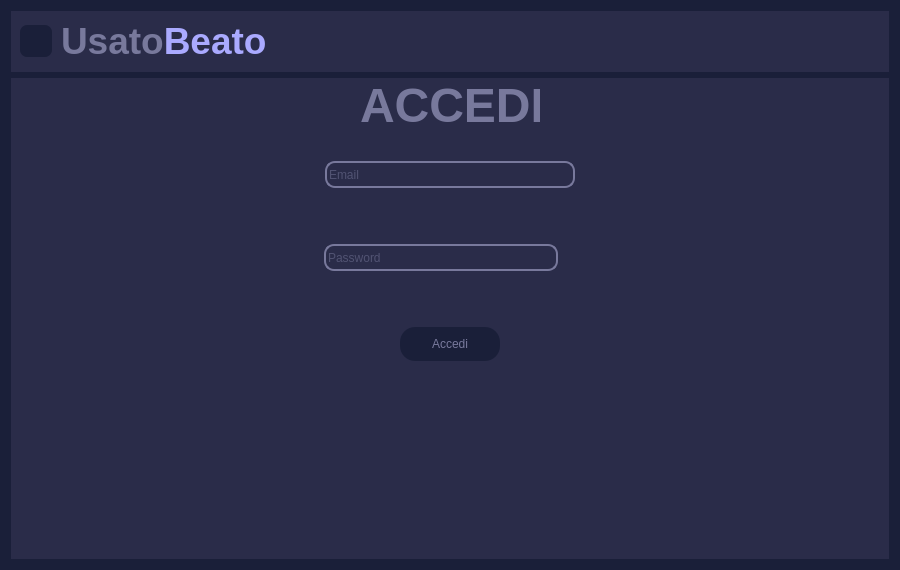
<?xml version="1.0" encoding="UTF-8"?>
<ui version="4.0">
 <class>Form</class>
 <widget class="QWidget" name="Form">
  <property name="geometry">
   <rect>
    <x>0</x>
    <y>0</y>
    <width>900</width>
    <height>570</height>
   </rect>
  </property>
  <property name="windowTitle">
   <string>Form</string>
  </property>
  <property name="styleSheet">
   <string notr="true">
*{
color: #78799c;
border: none;
}

#frame_2, #frame_5{
	background-color: #2a2c49;
}

#mainBody,#Form, #frame{
	background-color: #1a1f39;
}

QLineEdit{
	background-color:transparent;
}

#searchFrame, QLineEdit{
	border-radius: 10px;
	border: 2px solid #78799c;
}

#appHeader{
	color:#78799c;
}

#prodottiHeader{
	color:  #a06ce3;
}

#avantiarw{
	border: 1px solid #a06ce3;
	background-color: #a06ce3 ;
	border-radius: 5px;
	
}

#finestreSecondarie{
	background-color: #2a2c49;
	border: solid;
	border-radius: 20px;
}

QLabel{
	color:#78799c;
}

#mainFrame{
	background-color: #2a2c49;
}

#homeBtn{
	color:#78799c;
	background-color:#1a1f39;
	padding : 10px 5px;
	text-align:left;
	border-top-left-radius:25px;
}

QPushButton{
	padding : 10px 5px;
	text-align:left;
	color:#78799c;
	font: 10pt &quot;Leelawadee UI&quot;;
}


#frame_3{
	background-color:#2a2c49;
	border: solid;
	border-radius: 20px;
}
QTableWidget{
	background-color:#2a2c49;
	border: solid;
}
#leftMenu,#frame{
background-color: #2a2c49;
}
#confermaBtn{
	color:#78799c;
	background-color:#1a1f39;
	padding : 10px 5px;
	text-align:center;
	border-radius: 15px;
}
#confermaBtn:pressed,#indietroBtn:pressed{
background-color: rgba(26, 31, 57,150);
}
#indietroBtn{
background-color: #1a1f39;
border-radius: 7px;
}
#toggleEchoBtn{
	text-align:center;
}
</string>
  </property>
  <layout class="QVBoxLayout" name="verticalLayout">
   <item>
    <widget class="QFrame" name="frame_2">
     <property name="maximumSize">
      <size>
       <width>16777215</width>
       <height>70</height>
      </size>
     </property>
     <property name="frameShape">
      <enum>QFrame::StyledPanel</enum>
     </property>
     <property name="frameShadow">
      <enum>QFrame::Raised</enum>
     </property>
     <layout class="QHBoxLayout" name="horizontalLayout">
      <property name="spacing">
       <number>9</number>
      </property>
      <item>
       <widget class="QPushButton" name="indietroBtn">
        <property name="maximumSize">
         <size>
          <width>32</width>
          <height>32</height>
         </size>
        </property>
        <property name="cursor">
         <cursorShape>PointingHandCursor</cursorShape>
        </property>
        <property name="text">
         <string/>
        </property>
        <property name="icon">
         <iconset resource="resources.qrc">
          <normaloff>:/purpleIcons/assets/#78799c(purple) icons/arrow-left.svg</normaloff>:/purpleIcons/assets/#78799c(purple) icons/arrow-left.svg</iconset>
        </property>
        <property name="iconSize">
         <size>
          <width>24</width>
          <height>24</height>
         </size>
        </property>
       </widget>
      </item>
      <item>
       <widget class="QLabel" name="applicationName">
        <property name="text">
         <string>&lt;html&gt;&lt;head/&gt;&lt;body&gt;&lt;p&gt;&lt;span style=&quot; font-size:28pt; font-weight:600;&quot;&gt;Usato&lt;/span&gt;&lt;span style=&quot; font-size:28pt; font-weight:600; color:#aaaaff;&quot;&gt;Beato&lt;/span&gt;&lt;/p&gt;&lt;/body&gt;&lt;/html&gt;</string>
        </property>
        <property name="alignment">
         <set>Qt::AlignLeading|Qt::AlignLeft|Qt::AlignVCenter</set>
        </property>
       </widget>
      </item>
     </layout>
    </widget>
   </item>
   <item>
    <widget class="QFrame" name="frame">
     <property name="frameShape">
      <enum>QFrame::StyledPanel</enum>
     </property>
     <property name="frameShadow">
      <enum>QFrame::Raised</enum>
     </property>
     <layout class="QVBoxLayout" name="verticalLayout_2">
      <property name="spacing">
       <number>28</number>
      </property>
      <property name="leftMargin">
       <number>0</number>
      </property>
      <property name="topMargin">
       <number>0</number>
      </property>
      <property name="rightMargin">
       <number>0</number>
      </property>
      <property name="bottomMargin">
       <number>0</number>
      </property>
      <item alignment="Qt::AlignHCenter|Qt::AlignTop">
       <widget class="QLabel" name="label">
        <property name="sizePolicy">
         <sizepolicy hsizetype="Preferred" vsizetype="MinimumExpanding">
          <horstretch>0</horstretch>
          <verstretch>0</verstretch>
         </sizepolicy>
        </property>
        <property name="maximumSize">
         <size>
          <width>180</width>
          <height>100</height>
         </size>
        </property>
        <property name="text">
         <string>&lt;html&gt;&lt;head/&gt;&lt;body&gt;&lt;p align=&quot;center&quot;&gt;&lt;span style=&quot; font-size:36pt; font-weight:700;&quot;&gt;ACCEDI&lt;/span&gt;&lt;/p&gt;&lt;/body&gt;&lt;/html&gt;</string>
        </property>
       </widget>
      </item>
      <item>
       <widget class="QWidget" name="widget" native="true">
        <property name="sizePolicy">
         <sizepolicy hsizetype="Expanding" vsizetype="Expanding">
          <horstretch>0</horstretch>
          <verstretch>0</verstretch>
         </sizepolicy>
        </property>
        <property name="minimumSize">
         <size>
          <width>400</width>
          <height>200</height>
         </size>
        </property>
        <property name="maximumSize">
         <size>
          <width>16777215</width>
          <height>200</height>
         </size>
        </property>
        <layout class="QVBoxLayout" name="verticalLayout_4">
         <property name="spacing">
          <number>5</number>
         </property>
         <property name="leftMargin">
          <number>0</number>
         </property>
         <property name="topMargin">
          <number>0</number>
         </property>
         <property name="rightMargin">
          <number>0</number>
         </property>
         <property name="bottomMargin">
          <number>0</number>
         </property>
         <item alignment="Qt::AlignHCenter">
          <widget class="QLineEdit" name="emailEd">
           <property name="minimumSize">
            <size>
             <width>250</width>
             <height>27</height>
            </size>
           </property>
           <property name="maximumSize">
            <size>
             <width>250</width>
             <height>16777215</height>
            </size>
           </property>
           <property name="focusPolicy">
            <enum>Qt::StrongFocus</enum>
           </property>
           <property name="layoutDirection">
            <enum>Qt::LeftToRight</enum>
           </property>
           <property name="echoMode">
            <enum>QLineEdit::Normal</enum>
           </property>
           <property name="placeholderText">
            <string notr="true">Email</string>
           </property>
           <property name="clearButtonEnabled">
            <bool>true</bool>
           </property>
          </widget>
         </item>
         <item alignment="Qt::AlignHCenter|Qt::AlignVCenter">
          <widget class="QFrame" name="frame_3">
           <property name="minimumSize">
            <size>
             <width>0</width>
             <height>0</height>
            </size>
           </property>
           <property name="frameShape">
            <enum>QFrame::StyledPanel</enum>
           </property>
           <property name="frameShadow">
            <enum>QFrame::Raised</enum>
           </property>
           <property name="lineWidth">
            <number>0</number>
           </property>
           <layout class="QHBoxLayout" name="horizontalLayout_2">
            <property name="spacing">
             <number>2</number>
            </property>
            <property name="leftMargin">
             <number>0</number>
            </property>
            <property name="topMargin">
             <number>0</number>
            </property>
            <property name="rightMargin">
             <number>0</number>
            </property>
            <property name="bottomMargin">
             <number>0</number>
            </property>
            <item alignment="Qt::AlignHCenter|Qt::AlignVCenter">
             <widget class="QLineEdit" name="passwordEd">
              <property name="minimumSize">
               <size>
                <width>234</width>
                <height>27</height>
               </size>
              </property>
              <property name="maximumSize">
               <size>
                <width>236</width>
                <height>16777215</height>
               </size>
              </property>
              <property name="echoMode">
               <enum>QLineEdit::Password</enum>
              </property>
              <property name="placeholderText">
               <string>Password</string>
              </property>
              <property name="clearButtonEnabled">
               <bool>true</bool>
              </property>
             </widget>
            </item>
            <item>
             <widget class="QPushButton" name="toggleEchoBtn">
              <property name="enabled">
               <bool>true</bool>
              </property>
              <property name="sizePolicy">
               <sizepolicy hsizetype="MinimumExpanding" vsizetype="Preferred">
                <horstretch>0</horstretch>
                <verstretch>0</verstretch>
               </sizepolicy>
              </property>
              <property name="minimumSize">
               <size>
                <width>16</width>
                <height>16</height>
               </size>
              </property>
              <property name="maximumSize">
               <size>
                <width>16</width>
                <height>16</height>
               </size>
              </property>
              <property name="cursor">
               <cursorShape>PointingHandCursor</cursorShape>
              </property>
              <property name="layoutDirection">
               <enum>Qt::LeftToRight</enum>
              </property>
              <property name="autoFillBackground">
               <bool>false</bool>
              </property>
              <property name="styleSheet">
               <string notr="true">align-items: center</string>
              </property>
              <property name="text">
               <string/>
              </property>
              <property name="icon">
               <iconset resource="resources.qrc">
                <normaloff>:/purpleIcons/assets/#78799c(purple) icons/eye.svg</normaloff>:/purpleIcons/assets/#78799c(purple) icons/eye.svg</iconset>
              </property>
              <property name="iconSize">
               <size>
                <width>16</width>
                <height>16</height>
               </size>
              </property>
              <property name="autoDefault">
               <bool>false</bool>
              </property>
             </widget>
            </item>
           </layout>
          </widget>
         </item>
         <item alignment="Qt::AlignHCenter">
          <widget class="QPushButton" name="confermaBtn">
           <property name="minimumSize">
            <size>
             <width>100</width>
             <height>0</height>
            </size>
           </property>
           <property name="maximumSize">
            <size>
             <width>100</width>
             <height>16777215</height>
            </size>
           </property>
           <property name="cursor">
            <cursorShape>PointingHandCursor</cursorShape>
           </property>
           <property name="text">
            <string>Accedi</string>
           </property>
           <property name="autoDefault">
            <bool>false</bool>
           </property>
           <property name="default">
            <bool>true</bool>
           </property>
          </widget>
         </item>
        </layout>
       </widget>
      </item>
      <item>
       <spacer name="verticalSpacer">
        <property name="orientation">
         <enum>Qt::Vertical</enum>
        </property>
        <property name="sizeHint" stdset="0">
         <size>
          <width>20</width>
          <height>40</height>
         </size>
        </property>
       </spacer>
      </item>
     </layout>
    </widget>
   </item>
  </layout>
 </widget>
 <resources>
  <include location="resources.qrc"/>
 </resources>
 <connections/>
</ui>
